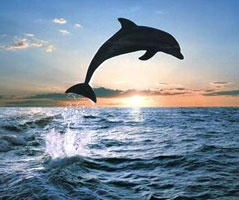
#> input picture DIP_final-project/image/dolphin.jpg, 239 x 200 px
$ python 'Energy gamma_test.py'
#> lines starting #> are read from the running program, lines starting #| are printed output that depends on the picture; after the words box and inside, x2 and y2 are one past the last pixel; in counts of white or black regions, pixels touching at a corner belong together
### DIP_final-project/CIELAB_color_space.py
import numpy as np
import math

def RGBtoLAB(img):
    """
    Turn RGB color space to CIELAB space.
    """
    img = img/255.0

    CIE_XYZ = [[0.412453, 0.357580, 0.180423],\
               [0.212671, 0.715160, 0.072169],\
               [0.019334, 0.119193, 0.950227]]

    imgR = img[:,:,0]
    imgG = img[:,:,1]
    imgB = img[:,:,2]

    img_XYZ = np.zeros( (img.shape[0], img.shape[1], 3) )

    for i in range(img.shape[0]):
        for j in range(img.shape[1]):
            R = imgR[i][j]
            G = imgG[i][j]
            B = imgB[i][j]
            img_XYZ[i][j] = np.dot(CIE_XYZ, [R,G,B])

    img_LAB = np.zeros( (img.shape[0], img.shape[1], 3) )

    for i in range(img.shape[0]):
        for j in range(img.shape[1]):
            X = img_XYZ[i][j][0]
            Y = img_XYZ[i][j][1]
            Z = img_XYZ[i][j][2]

            Xn = 0.9515
            Yn = 1.0
            Zn = 1.0886

            a = 500 * ( LAB_func(X/Xn) - LAB_func(Y/Yn) )
            b = 200 * ( LAB_func(Y/Yn) - LAB_func(Z/Zn) )
            L = L_func(Y, Yn)

            img_LAB[i][j] = [L, a, b]

    return img_LAB

def LAB_func(t):
    if t > 0.008856:
        t = math.pow(t, 1/3)
    else:
        t = 7.787 * t + (16/116)

    return t

def L_func(Y, Yn):
    if Y/Yn > 0.008856:
        L = 116 * math.pow(Y/Yn, 1/3) - 16
    else:
        L = 903.3 * (Y/Yn)

    return L

### DIP_final-project/Energy gamma_test.py
"""
with gaussian blur in color energy
color_div = 52, 86, 128
adjust parameters in line16~19
"""

import os
import numpy as np
from matplotlib import pyplot as plt
from scipy.ndimage import filters
import cv2
from collections import defaultdict

from CIELAB_color_space import RGBtoLAB

color_div = 128
img_name = 'dolphin.jpg'
do_blur = False
do_gamma = False

def rgbSobelEnergy(inputImage, colorType):
    img = np.array(inputImage)

    if colorType == 'LAB':
        img = RGBtoLAB(img)

    imR = img[:, :, 0]
    imG = img[:, :, 1]
    imB = img[:, :, 2]

    Rx = np.zeros (imR.shape)
    Gx = np.zeros (imG.shape)
    Bx = np.zeros (imB.shape)

    Ry = np.zeros (imR.shape)
    Gy = np.zeros (imG.shape)
    By = np.zeros (imB.shape)

    # 1 for horizontal derivative
    filters.sobel(imG, 1, Gx)
    filters.sobel(imR, 1, Rx)
    filters.sobel(imB, 1, Bx)

    imx = np.zeros (imB.shape)
    imx = Rx + Gx + Bx
    imx *= 255.0 / np.max(imx)


    # 0 for vertical derivative
    filters.sobel(imR, 0, Ry)
    filters.sobel(imG, 0, Gy)
    filters.sobel(imB, 0, By)

    imy = np.zeros (imB.shape)
    imy = Ry + Gy + By
    imy *= 255.0 / np.max(imy)

    # combine imx and imy
    result = np.hypot(imx, imy)  # magnitude
    result *= 255.0 / np.max(result) # normalize

    # uncomment to plot sobel proccess
    # plotProcess(imx, imy, result)

    return result

def labSobelEnergy(inputImage): # Euclidean energy
    """
    Return LAB sobel energy map.
    """
    img = np.array(inputImage)
    img = RGBtoLAB(img)
    width, height, _ = img.shape

    EUx = np.zeros([width, height])
    EUy = np.zeros([width, height])
    result = np.zeros([width, height])

    for i in range(width-2):
        for j in range(height-2):
            EUx[i, j] = np.linalg.norm(img[i, j+1] - img[i, j])
            EUy[i, j] = np.linalg.norm(img[i+1, j] - img[i, j])

    result = EUx + EUy
    result *= 255.0 / np.max(result)

    # keep value higer than mean, (denoise)
    mask = result > np.mean(np.unique(result))
    result = result * mask

    return result

def RGBcolorClassify(img, div):
    """
    Parameters
    ----------
    img : input image, 3d in RGB color space

    Returns
    -------
    color_dict : dict
        key has 3 digits, representing R,G,B value respectively
        digits range from 0~int(255/div)

        value is the number of pixels of the color class
    """

    # Classify
    color_freq = defaultdict(int) # 0,1,2,3,4,5

    for i in range(img.shape[0]):
        for j in range(img.shape[1]):

            val_R = int(img[i][j][2] / div)
            val_G = int(img[i][j][1] / div)
            val_B = int(img[i][j][0] / div)
            class_num = str(val_R) + str(val_G) + str(val_B)

            color_freq[class_num] += 1


    # Importance
    total_pixel = sum(color_freq.values())

    importance = [ [k, v/total_pixel] for k,v in color_freq.items() ]

    importance.sort(key = lambda x: x[1])
    keys = [ e[0] for e in importance ]
    values = [ e[1] for e in importance ]

    importance = [ [keys[i], len(keys)-i] for i in range(len(keys)) ]

    num = 255/importance[0][1]
    for i, _ in enumerate(importance):
        importance[i][1] = importance[i][1] * num

    color_importance = defaultdict(int)
    for ele in importance:
        color_importance[ele[0]] = ele[1]

    return color_freq, color_importance

def RGBcolorEnergy(img, div, do_blur):
    """
    Color classes with highest frequency indicates lowest energy, vice versa.

    Return RGB color energy map.
    """
    _, color_importance = RGBcolorClassify(img, div)

    img_new = np.zeros((img.shape[0], img.shape[1]))
    for i in range(img.shape[0]):
        for j in range(img.shape[1]):

            # 可以跟 colorClassify 合併加速
            val_R = int(img[i][j][2] / div)
            val_G = int(img[i][j][1] / div)
            val_B = int(img[i][j][0] / div)
            class_num = str(val_R) + str(val_G) + str(val_B)

            img_new[i][j] = color_importance[class_num]

    blur_img = filters.gaussian_filter(img_new, sigma=1)

    if do_blur == True:
        return blur_img
    else:
        return img_new

def LABcolorClassify(img, div):
    """
    Parameters
    ----------
    img : input image, 3d in LAB color space

    Returns
    -------
    color_dict : dict
        Key has 3 digits, representing L,a,b value respectively.
        Devide L into 10 slots, calculated by floor(value/10) (L range 0~100).
        Devide a into 5 slots, calculated by floor(value+128/51) (L range -128~127).
        Devide b into 5 slots, calculated by floor(value+128/51) (L range -128~127).

        value is the number of pixels of the color class
    """

    # Classify
    color_freq = defaultdict(int) # 0,1,2,3,4,5

    for i in range(img.shape[0]):
        for j in range(img.shape[1]):

            val_L = int(img[i][j][0] / 25)
            val_a = int(img[i][j][1]+128 / div)
            val_b = int(img[i][j][2]+128 / div)
            class_num = str(val_L) + str(val_a) + str(val_b)

            color_freq[class_num] += 1

    total_pixel = sum(color_freq.values())

    importance = [ [k, v/total_pixel] for k,v in color_freq.items() ]

    importance.sort(key = lambda x: x[1])
    keys = [ e[0] for e in importance ]
    values = [ e[1] for e in importance ]

    importance = [ [keys[i], len(keys)-i] for i in range(len(keys)) ]

    num = 255/importance[0][1]
    for i, _ in enumerate(importance):
        importance[i][1] = importance[i][1] * num

    color_importance = defaultdict(int)
    for ele in importance:
        color_importance[ele[0]] = ele[1]

    return color_freq, color_importance

def LABcolorEnergy(img, div, do_blur):
    """
    Color classes with highest frequency indicates lowest energy, vice versa.
    """
    LABimg = RGBtoLAB(img)
    _, color_importance = LABcolorClassify(LABimg, div)

    img_new = np.zeros((img.shape[0], img.shape[1]))
    for i in range(img.shape[0]):
        for j in range(img.shape[1]):

            # 可以跟 LABcolorClassify 合併加速
            val_L = int(LABimg[i][j][0] / 25)
            val_a = int(LABimg[i][j][1]+128 / div)
            val_b = int(LABimg[i][j][2]+128 / div)
            class_num = str(val_L) + str(val_a) + str(val_b)

            img_new[i][j] = color_importance[class_num]

    blur_img = filters.gaussian_filter(img_new, sigma=1)

    if do_blur == True:
        return blur_img
    else:
        return img_new

def combineEnergy(edge_Eng, color_Eng, do_gamma):

    if do_gamma == True:
        gamma = 0.4
        gamma_trans = np.array(255*(edge_Eng / 255) ** gamma, dtype = 'uint8')
        combine_Eng = gamma_trans + color_Eng
    else:
        combine_Eng = edge_Eng + color_Eng

    max_val = np.max(combine_Eng)
    combine_Eng = combine_Eng * (255/max_val)

    return combine_Eng

if __name__ == "__main__":

    resultDir = img_name[:-4]+'_result/'
    if not os.path.exists(resultDir):
        os.mkdir(resultDir)

    img = cv2.imread('./image/'+img_name)
#> img is the input picture: shape (200, 239, 3); mean B, G, R 157.2, 142.6, 126.6

    plt.figure()
    # plt.subplot(231)
    plt.title("RGB sobel")
    RGBsobel_Eng = rgbSobelEnergy(img, 'RGB')
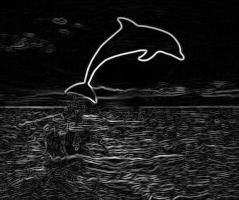
#> RGBsobel_Eng: shape (200, 239) float64; min 0, max 255, mean 26.2
    plt.imshow(RGBsobel_Eng, cmap="gray")
    cv2.imwrite(resultDir+'RGBsobel_Eng.jpg', RGBsobel_Eng)

    plt.figure()
    # plt.subplot(232)
    plt.title("RGB color")
    RGBcolor_Eng = RGBcolorEnergy(img, color_div, do_blur)
#> after the loop in RGBcolorClassify, `for i in range(img.shape[0]):`: color_freq = {'001': 3747, '011': 7988, '111': 21614, '000': 13187, '110': 966, '100': 280, '010': 15, '101': 3}
#> in RGBcolorClassify, `total_pixel = sum(color_freq.values())`: total_pixel = 47800
#> in RGBcolorClassify, `importance = [ [k, v/total_pixel] for k,v in color_freq.items() ]`: importance = [['001', 0.0784], ['011', 0.167], ['111', 0.452], ['000', 0.276], ['110', 0.0202], ['100', 0.00586], ['010', 0.000314], ['101', 6.28e-05]]
#> in RGBcolorClassify, `keys = [ e[0] for e in importance ]`: keys = ['101', '010', '100', '110', '001', '011', '000', '111']
#> in RGBcolorClassify, `values = [ e[1] for e in importance ]`: values = [6.28e-05, 0.000314, 0.00586, 0.0202, 0.0784, 0.167, 0.276, 0.452]
#> in RGBcolorClassify, `importance = [ [keys[i], len(keys)-i] for i in range(len(keys)) ]`: importance = [['101', 8], ['010', 7], ['100', 6], ['110', 5], ['001', 4], ['011', 3], ['000', 2], ['111', 1]]
#> in RGBcolorClassify, `num = 255/importance[0][1]`: num = 31.88
#> the loop in RGBcolorClassify, `for i, _ in enumerate(importance):` made 8 passes
#> after the loop in RGBcolorClassify, `for i, _ in enumerate(importance):`: importance = [['101', 255], ['010', 223.1], ['100', 191.2], ['110', 159.4], ['001', 127.5], ['011', 95.62], ['000', 63.75], ['111', 31.88]]
#> the loop in RGBcolorClassify, `for ele in importance:` made 8 passes
#> after the loop in RGBcolorClassify, `for ele in importance:`: color_importance = {'101': 255, '010': 223.1, '100': 191.2, '110': 159.4, '001': 127.5, '011': 95.62, '000': 63.75, '111': 31.88}
#> after the loop in RGBcolorEnergy, `for i in range(img.shape[0]):`:
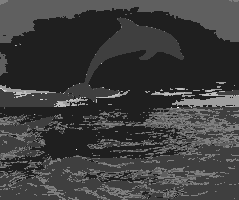
#> img_new: shape (200, 239) float64; min 31.88, max 255, mean 62.4
    plt.imshow(RGBcolor_Eng, cmap="gray")
    cv2.imwrite(resultDir+'RGBcolor_Eng_'+ str(color_div) +'.jpg', RGBcolor_Eng)

    plt.figure()
    # plt.subplot(233)
    plt.title("RGB sobel + color")
    combine_Eng = combineEnergy(RGBsobel_Eng, RGBcolor_Eng, do_gamma)
#> in combineEnergy, `combine_Eng = edge_Eng + color_Eng`:
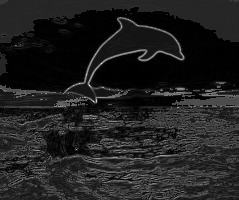
#> combine_Eng: shape (200, 239) float64; min 31.88, max 473.2, mean 88.6; drawn with min black and max white
#> in combineEnergy, `max_val = np.max(combine_Eng)`: max_val = 473.2
    plt.imshow(combine_Eng, cmap="gray")
    cv2.imwrite(resultDir+'RGBcombine_Eng_'+ str(color_div) +'.jpg', combine_Eng)

    plt.figure()
    # plt.subplot(234)
    plt.title("LAB sobel")
    LABsobel_Eng = labSobelEnergy(img)
#> after the loop in RGBtoLAB, `for i in range(img.shape[0]):`:
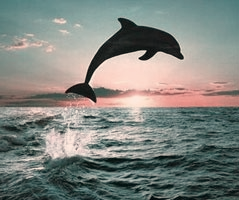
#> img_XYZ: shape (200, 239, 3) float64; mean B, G, R 0.544, 0.567, 0.55; drawn with min black and max white
#> after the loop in RGBtoLAB, `for i in range(img.shape[0]):`:
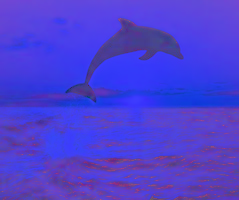
#> img_LAB: shape (200, 239, 3) float64; mean B, G, R 77.7, 1.1, 8.5; drawn with min black and max white
#> in labSobelEnergy, `mask = result > np.mean(np.unique(result))`:
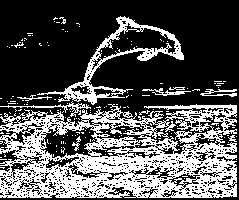
#> mask: shape (200, 239) bool; 33.2% white; 176 white regions (164 under 20 px), largest, box (x1, y1, x2, y2) and area: (0, 104, 237, 198) 12832, (37, 16, 184, 105) 1885, (0, 101, 91, 117) 231
    plt.imshow(LABsobel_Eng, cmap="gray")
    cv2.imwrite(resultDir+'LABsobel_Eng.jpg', LABsobel_Eng)

    plt.figure()
    # plt.subplot(235)
    plt.title("LAB color")
    LABcolor_Eng = LABcolorEnergy(img, color_div, do_blur)
#> the loop in LABcolorClassify, `for ele in importance:` made 1562 passes
#> ele on passes 1 to 3: ['3425', 255], ['3426', 254.8], ['3322', 254.7]
    plt.imshow(LABcolor_Eng, cmap="gray")
    cv2.imwrite(resultDir+'LABcolor_Eng_'+str(color_div)+'.jpg', LABcolor_Eng)

    plt.figure()
    # plt.subplot(236)
    plt.title("LAB sobel + color")
    LABcombine_Eng = combineEnergy(LABsobel_Eng, LABcolor_Eng, do_gamma)
#> call 2 of combineEnergy, with do_gamma = False
#> in combineEnergy (call 2), `combine_Eng = edge_Eng + color_Eng`:
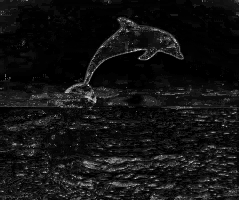
#> combine_Eng: shape (200, 239) float64; min 0.163, max 501.7, mean 38.3; drawn with min black and max white
    plt.imshow(LABcombine_Eng, cmap="gray")
    cv2.imwrite(resultDir+'LABcombine_Eng_'+str(color_div)+'.jpg', LABcombine_Eng)
    plt.show()

$ run again, with DIP_final-project/image/beach.jpg copied over DIP_final-project/image/dolphin.jpg
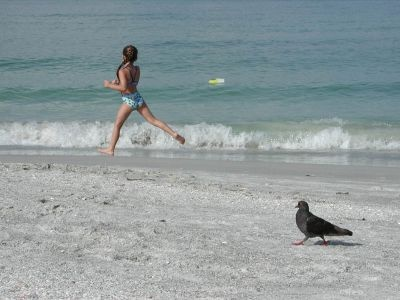
#> input picture DIP_final-project/image/beach.jpg, 400 x 300 px
#> img is the input picture: shape (300, 400, 3); mean B, G, R 158.2, 156.4, 145.2
#> after the loop in RGBcolorClassify, `for i in range(img.shape[0]):`: color_freq = {'001': 2806, '011': 41124, '111': 70247, '000': 5026, '100': 277, '110': 241, '010': 276, '101': 3}
#> total_pixel = 120000
#> in RGBcolorClassify, `importance = [ [k, v/total_pixel] for k,v in color_freq.items() ]`: importance = [['001', 0.0234], ['011', 0.343], ['111', 0.585], ['000', 0.0419], ['100', 0.00231], ['110', 0.00201], ['010', 0.0023], ['101', 2.5e-05]]
#> keys = ['101', '110', '010', '100', '001', '000', '011', '111']
#> values = [2.5e-05, 0.00201, 0.0023, 0.00231, 0.0234, 0.0419, 0.343, 0.585]
#> in RGBcolorClassify, `importance = [ [keys[i], len(keys)-i] for i in range(len(keys)) ]`: importance = [['101', 8], ['110', 7], ['010', 6], ['100', 5], ['001', 4], ['000', 3], ['011', 2], ['111', 1]]
#> num = 31.88
#> the loop in RGBcolorClassify, `for i, _ in enumerate(importance):` made 8 passes
#> after the loop in RGBcolorClassify, `for i, _ in enumerate(importance):`: importance = [['101', 255], ['110', 223.1], ['010', 191.2], ['100', 159.4], ['001', 127.5], ['000', 95.62], ['011', 63.75], ['111', 31.88]]
#> the loop in RGBcolorClassify, `for ele in importance:` made 8 passes
#> after the loop in RGBcolorClassify, `for ele in importance:`: color_importance = {'101': 255, '110': 223.1, '010': 191.2, '100': 159.4, '001': 127.5, '000': 95.62, '011': 63.75, '111': 31.88}
#> max_val = 463.4
#> in labSobelEnergy, `mask = result > np.mean(np.unique(result))`:
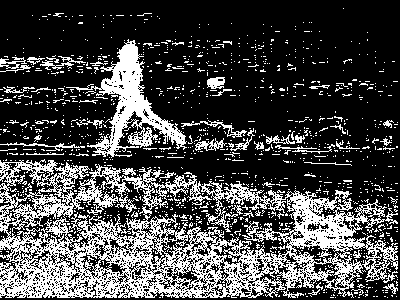
#> mask: shape (300, 400) bool; 28.1% white in thin lines or dots
#> the loop in LABcolorClassify, `for ele in importance:` made 762 passes
#> ele on passes 1 to 3: ['2112', 255], ['1-410', 254.7], ['12-9', 254.3]
#> `cv2.imwrite(resultDir+'LABcombine_Eng_'+str(color_div)+'.jpg', LABcomb..`:
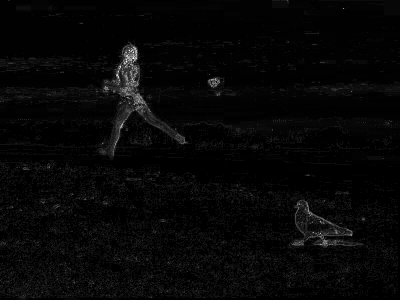
#> saved as LABcombine_Eng_128.jpg: shape (300, 400); min 0, max 255, mean 6.6
